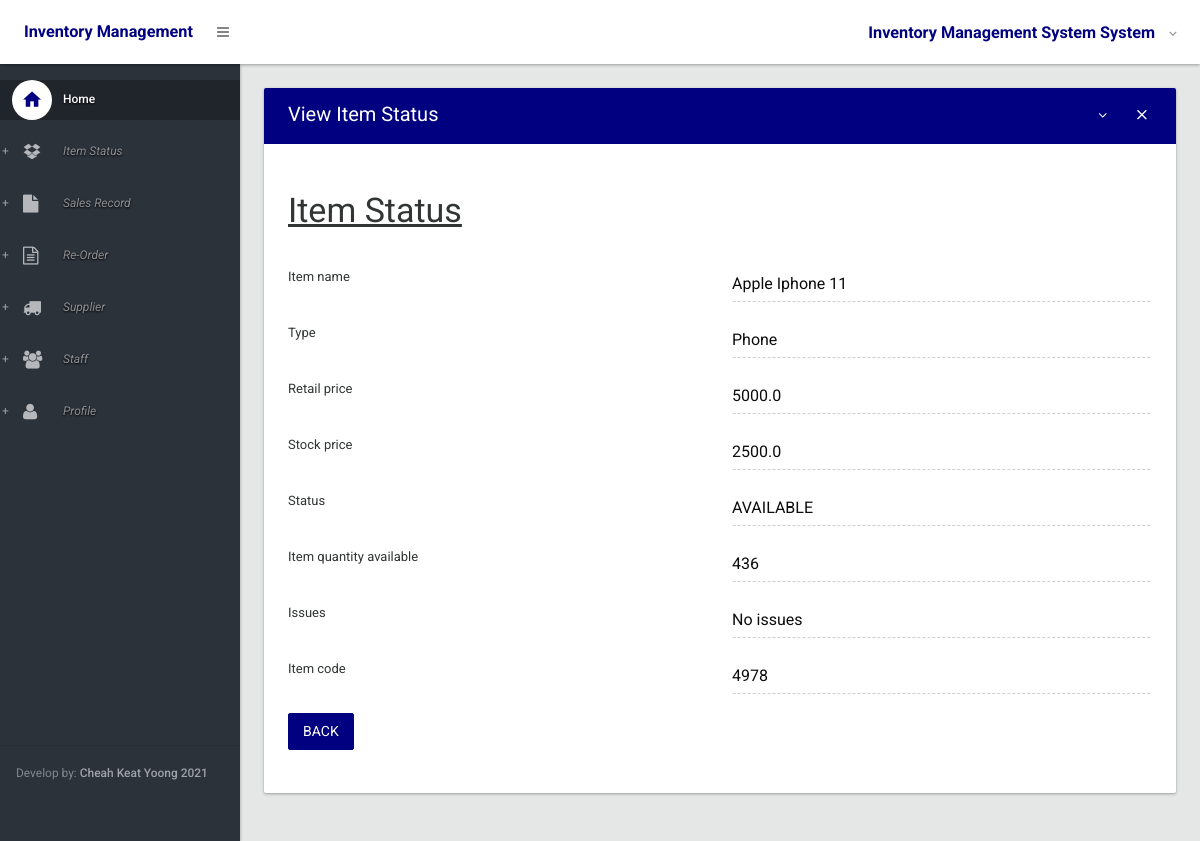
The app's page /items/view_item/4978 (signed in), older data.
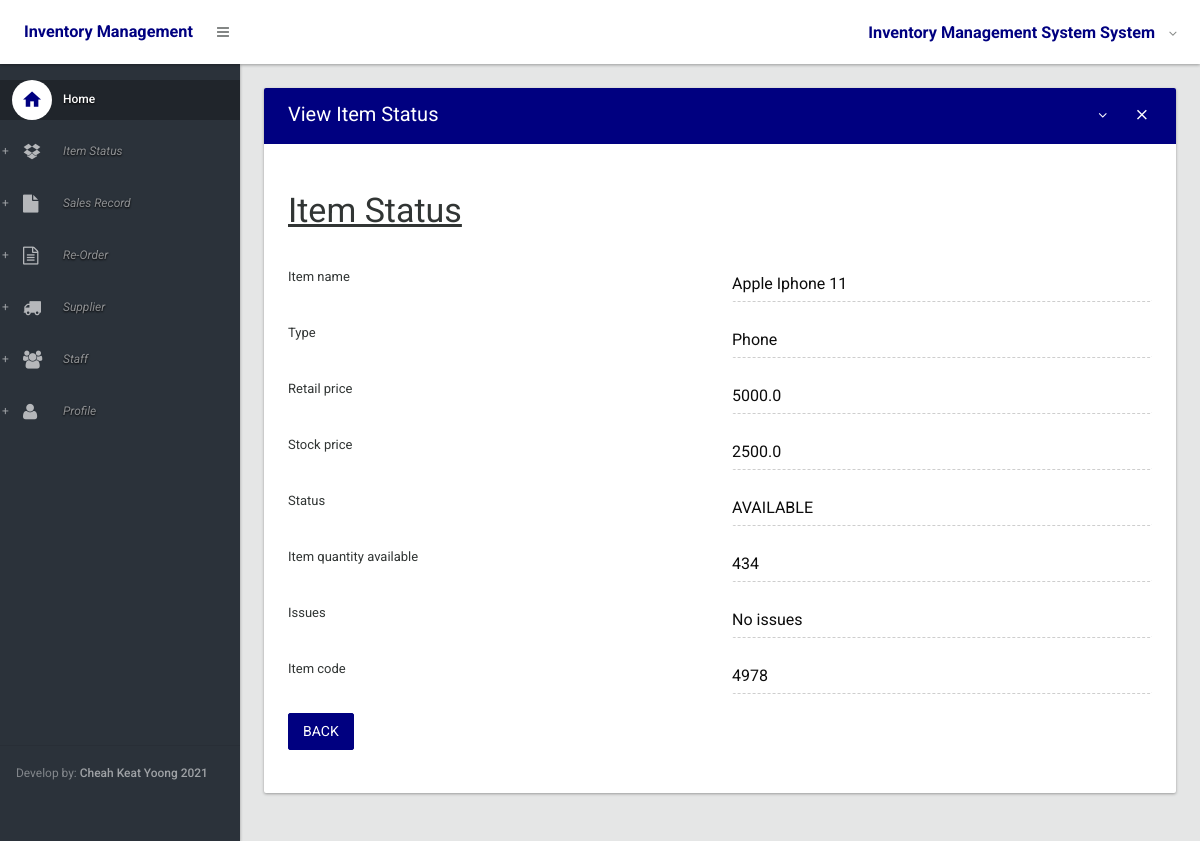
The same page, newer data.
### inventory/models.py (models this page shows, shortened)
class item_status(models.Model):
    item_code=models.AutoField(primary_key=True,unique=True)
    item_name=models.CharField(max_length=50,blank=True)
    type= models.CharField(max_length=100,blank=True)
    retail_price=models.FloatField()
    stock_price=models.FloatField(null=True)
    choices =({'AVAILABLE','Item ready to be purchased'},{'SOLD','Item Sold'},{'RESTOCKING','Item restocking in few days'})
    status=models.CharField(max_length=50,choices=choices,default="AVAILABLE") #Available,Sold, Restocking
    item_quantity_available=models.IntegerField()
    issues=models.CharField(max_length=100,default="No issues")

### inventory/views/alpha.py (the view)
# urls.py: url(r'^items/view_item/(?P<pk>\d+)$$', view_item_status_reorder, name="view_item_status_reorder"),
@login_required
def view_item_status_reorder(request, pk):
    return readonly_display_item_status(request, pk, 'reorder')

### inventory/forms.py
class view_item_statusForm(forms.ModelForm):
    item_code=forms.CharField(disabled=True)
    item_name=forms.CharField(disabled=True)
    type=forms.CharField(disabled=True)
    retail_price=forms.CharField(disabled=True)
    stock_price=forms.CharField(disabled=True)
    status=forms.CharField(disabled=True)
    item_quantity_available=forms.CharField(disabled=True)
    issues=forms.CharField(disabled=True)
    class Meta:
        model = item_status
        fields = ('item_code', 'item_name', 'type', 'retail_price','stock_price','status','item_quantity_available','issues',)

### inventory/views/alpha.py (called while the page is built)
@login_required
def readonly_display_item_status(request, pk, model):
    item = get_object_or_404(item_status, pk=pk)
    form = view_item_statusForm(request.POST,instance=item)
    if model == 'sales_record':
        model=True
    if model == 'reorder':
        model=False
    if model == 'HomeForm':
        model=None
    return render(request,'inv/view_item.html',context={'form':form,'header': 'Item Status','model':model})

### inventory/templates/inv/view_item.html (shortened to what this page needs)
{% extends 'inv/base.html' %}
{% load widget_tweaks %}
{% block body %}
         <section>
					<div class="section-body">
						<div class="row">
							<div class="col-lg-12">
								<div class="card">
									<div class="card-head style-primary">
										<header>View Item Status</header>
										<div class="tools">
											<a class="btn btn-icon-toggle btn-collapse"><i class="fa fa-angle-down"></i></a>
											<a class="btn btn-icon-toggle btn-close"><i class="md md-close"></i></a>
										</div>
									</div>
									<div class="card-body">
  <form method="POST">
    <h1><u>{{ header }}</u></h1><br>
    {% for field in form %}
     <div class="row">
    <div class="col-sm-6">
        <label for="regular2">{{ field.label }}</label>
       </div>
        <div class="col-sm-6">
         <div class="form-group floating-label">
          {{ field| add_class:'form-control' }}
          </div>
        </div>
      </div>
    {% endfor %}
    <div class="form-group row">
      <div class="col-sm-6">
      {% if model == False %}
      <a href="{% url 'display_reorder'  %}" class="btn btn-primary" role="button" aria-pressed="true" > Back</a>
      {% endif %}
      </div>
    </div>
  </form>
									</div>
								</div>
							</div>
						</div>
					</div>
				</section>
{% endblock %}

### inventory/templates/inv/base.html (shortened to what this page needs)
{% load static %}
<!DOCTYPE html>
<html lang="en">
	<head>
		<link type="text/css" rel="stylesheet" href="{% static 'css/bootstrap.css' %}" />
		<link type="text/css" rel="stylesheet" href="{% static 'css/materialadmin.css' %}" />
		<link type="text/css" rel="stylesheet" href="{% static 'css/font-awesome.min.css' %}" />
		<link type="text/css" rel="stylesheet" href="{% static 'css/material-design-iconic-font.min.css' %}" />
    	<link type="text/css" rel="stylesheet" href="{% static 'css/libs/DataTables/jquery.dataTables.css' %}" />
		<link type="text/css" rel="stylesheet" href="{% static 'css/libs/DataTables/extensions/dataTables.colVis.css' %}" />
		<link type="text/css" rel="stylesheet" href="{% static 'css/libs/DataTables/extensions/dataTables.tableTools.css' %}" />
    	<link type="text/css" rel="stylesheet" href="{% static 'css/print.css' %}" />
	</head>
	<body class="menubar-pin menubar-hoverable header-fixed ">
		<header id="header" >
			<div class="headerbar">
				<div class="headerbar-left">
					<ul class="header-nav header-nav-options">
						<li class="header-nav-brand" >
							<div class="brand-holder">
								<a href="{% url 'index' %}">
								<span class="text-lg text-bold text-primary"> Inventory Management</span>
								</a>
							</div>
						</li>
						<li>
							<a class="btn btn-icon-toggle menubar-toggle" data-toggle="menubar" href="javascript:void(0);">
								<i class="fa fa-bars"></i>
							</a>
						</li>
					</ul>
				</div>
				<div class="headerbar-right">
					<ul class="header-nav header-nav-profile">
						<li class="dropdown">
							<a href="javascript:void(0);" class="dropdown-toggle ink-reaction" data-toggle="dropdown">
								<span class="profile-info">
									<h4 class="text-lg text-bold text-primary">Inventory Management System System</h4>
								</span>
							</a>
						</li>
					</ul>
				</div>
			</div>
		</header>
		<div id="base">
			<div id="content">
                {% block body %}
                {% endblock %}
			</div>
			<div id="menubar" class="menubar-inverse ">
				<div class="menubar-scroll-panel">
					<ul id="main-menu" class="gui-controls">
						<li>
							<a href="{% url 'index' %}" class="active">
								<div class="gui-icon"><i class="md md-home"></i></div>
								<span class="title">Home</span>
							</a>
						</li>
						<li class="gui-folder">
							<a>
								<div class="gui-icon"><i class="fa fa-dropbox"></i></div>
								<span class="title">Item Status</span>
							</a>
						</li>
						<li class="gui-folder">
							<a>
								<div class="gui-icon"><i class="fa fa-file"></i></div>
								<span class="title">Sales Record</span>
							</a>
						</li>
						<li class="gui-folder">
							<a>
								<div class="gui-icon"><i class="fa fa-file-text-o"></i></div>
								<span class="title">Re-Order</span>
							</a>
						</li>
						<li class="gui-folder">
							<a>
								<div class="gui-icon"><i class="fa fa-truck"></i></div>
								<span class="title">Supplier</span>
							</a>
						</li>
						<li class="gui-folder">
							<a>
								<div class="gui-icon"><i class="fa fa-users"></i></div>
								<span class="title">Staff</span>
							</a>
						</li>
						<li class="gui-folder">
							<a>
								<div class="gui-icon"><i class="fa fa-user"></i></div>
								<span class="title">Profile</span>
							</a>
						</li>
					</ul>
					<div class="menubar-foot-panel">
						<small class="no-linebreak hidden-folded">
							<span class="opacity-75">Develop by: </span> <strong>Cheah Keat Yoong {% now "Y" %}</strong>
						</small>
					</div>
				</div>
			</div>
		</div>
	</body>
</html>

Row changes from the older to the newer data that the page shows:
changed item_status "Apple Iphone 11": item_quantity_available "436" → "434"
